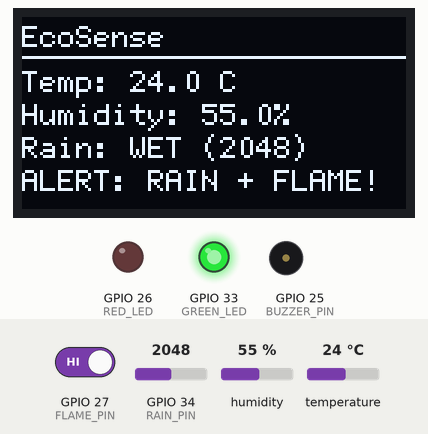
This sketch was run on a simulated ESP32. On the bench: 128×64 one-colour display, output pins drawn as LEDs (lit = HIGH), buzzer (waves = sounding). Inputs (shaded band) come from the test bench; at power-on: GPIO 34 (RAIN_PIN) = 2048, GPIO 27 (FLAME_PIN) HIGH, humidity 55 %, temperature 24 °C. What the sketch prints to the serial monitor is not drawn.

Above: at 3.2 s.
3.3 s: GPIO 34 (RAIN_PIN) set to 2434
At 4.36 s:
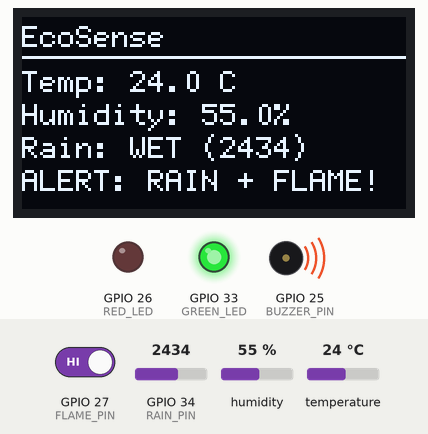
5.4 s: GPIO 34 (RAIN_PIN) set to 2548
At 7.0 s:
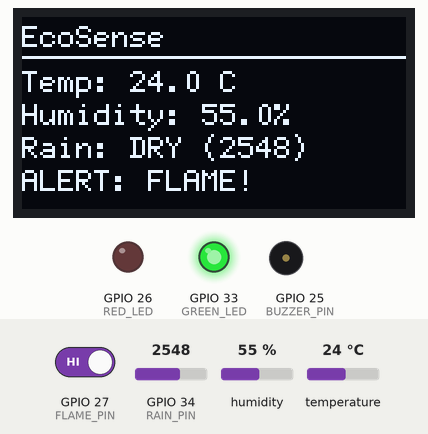
8.7 s: GPIO 27 (FLAME_PIN) driven LOW
At 9.7 s:
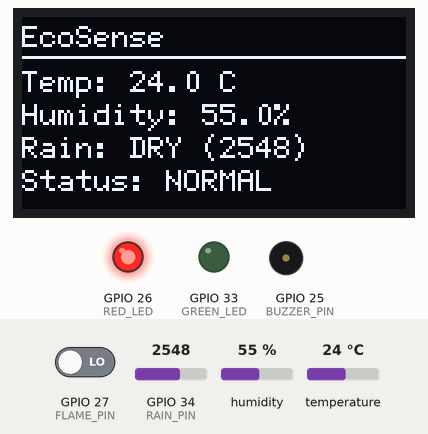
10.9 s: GPIO 34 (RAIN_PIN) set to 2460
At 13.1 s:
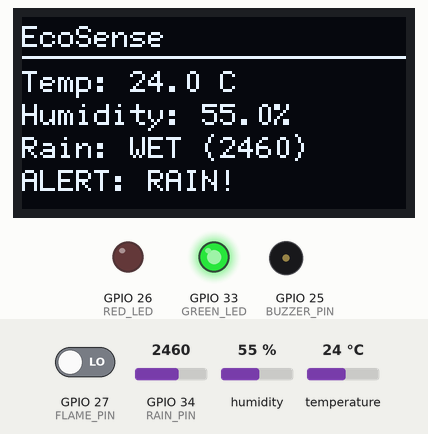
13.3 s: humidity set to 22 %
At 17.04 s:
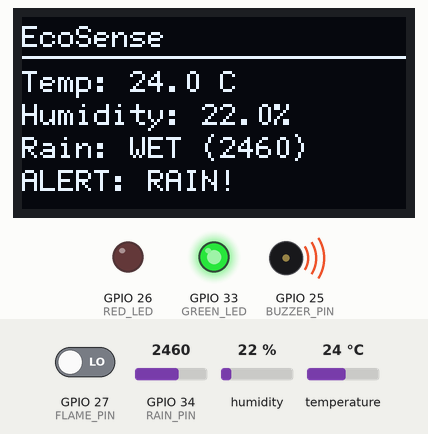
18.1 s: temperature set to 12 °C
At 20.5 s:
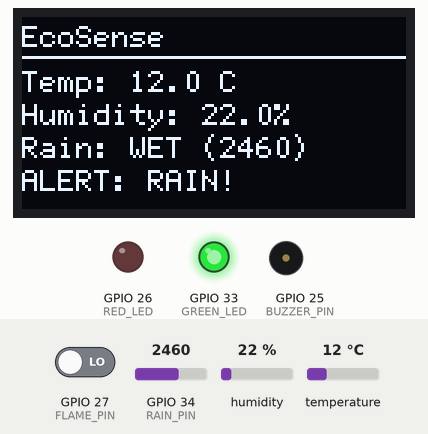
Timing chart, 0 to 22.0 s (numbered marks = the images above; inputs shaded):
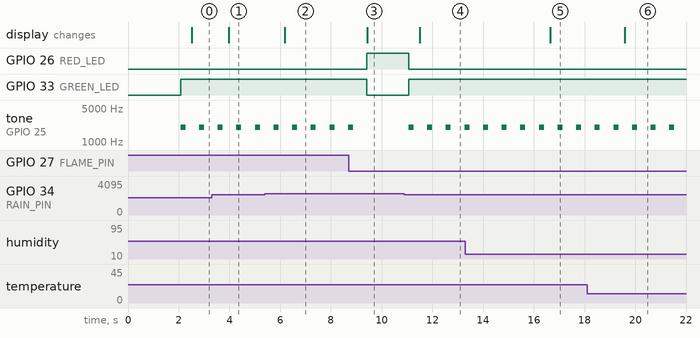

The sketch:

EcoSense_ESP32.ino
```cpp
#include <Wire.h>
#include <U8g2lib.h>
#include <DHT.h>

// ---------------- PIN CONFIGURATION ----------------

#define DHT_PIN       18
#define DHT_TYPE      DHT11

#define RAIN_PIN      34
#define FLAME_PIN     27

#define BUZZER_PIN    25
#define RED_LED       26
#define GREEN_LED     33

// ---------------- SENSOR SETTINGS ----------------

#define RAIN_THRESHOLD 2500

// Flame sensor D0 value that means "flame detected".
// Verify with a real flame: watch "flameRaw" in the Serial Monitor
// with and without a flame, and set this to the value seen WITH a flame.
#define FLAME_ACTIVE HIGH

// ---------------- DASHBOARD OUTPUT ----------------

// How often a JSON line is sent to the EcoSense website.
const unsigned long JSON_INTERVAL = 1000;

// If the DHT11 has not given a valid reading for this long,
// send null instead of an old value.
const unsigned long DHT_STALE_AFTER = 10000;

// Set to true to also print the old human-readable line
// (the website ignores it; handy when debugging in the Serial Monitor).
#define PRINT_TEXT_DIAGNOSTICS false

// ---------------- OBJECTS ----------------

DHT dht(DHT_PIN, DHT_TYPE);

U8G2_SH1106_128X64_NONAME_F_HW_I2C oled(
  U8G2_R0,
  U8X8_PIN_NONE
);

// ---------------- VARIABLES ----------------

float temperature = NAN;
float humidity = NAN;

int rainValue = 0;
int flameValue = HIGH;

bool rainDetected = false;
bool flameDetected = false;

unsigned long lastDHTRead = 0;
unsigned long lastDHTSuccess = 0;
const unsigned long DHT_INTERVAL = 2500;

unsigned long lastJsonSent = 0;

// ---------------- BUZZER ----------------

void buzzerOn() {
  ledcWriteTone(BUZZER_PIN, 2000);
}

void buzzerOff() {
  ledcWriteTone(BUZZER_PIN, 0);
}

// ---------------- OLED DISPLAY ----------------

void showDisplay() {
  oled.clearBuffer();
  oled.setFont(u8g2_font_6x12_tf);

  oled.drawStr(0, 10, "EcoSense");
  oled.drawHLine(0, 13, 128);

  char line[32];

  if (isnan(temperature)) {
    oled.drawStr(0, 25, "Temp: Reading...");
  } else {
    snprintf(line, sizeof(line),
             "Temp: %.1f C", temperature);
    oled.drawStr(0, 25, line);
  }

  if (isnan(humidity)) {
    oled.drawStr(0, 36, "Humidity: --");
  } else {
    snprintf(line, sizeof(line),
             "Humidity: %.1f%%", humidity);
    oled.drawStr(0, 36, line);
  }

  snprintf(line, sizeof(line),
           "Rain: %s (%d)",
           rainDetected ? "WET" : "DRY",
           rainValue);
  oled.drawStr(0, 47, line);

  if (flameDetected && rainDetected) {
    oled.drawStr(0, 58, "ALERT: RAIN + FLAME!");
  } else if (flameDetected) {
    oled.drawStr(0, 58, "ALERT: FLAME!");
  } else if (rainDetected) {
    oled.drawStr(0, 58, "ALERT: RAIN!");
  } else {
    oled.drawStr(0, 58, "Status: NORMAL");
  }

  oled.sendBuffer();
}

// ---------------- DASHBOARD JSON ----------------
// One complete JSON object per line, e.g.
// {"temperature":28.5,"humidity":61.0,"rainRaw":3987,"rainDetected":false,"flameRaw":0,"flameDetected":false,"uptimeMs":51234}
// The whole line is built first and printed with a single println,
// so no other Serial output can end up inside it.

void sendDashboardJson() {
  // Report null if the DHT11 has not produced a valid reading recently.
  bool dhtFresh = lastDHTSuccess != 0 &&
                  (millis() - lastDHTSuccess) <= DHT_STALE_AFTER;

  char t[12];
  char h[12];
  if (!dhtFresh || isnan(temperature)) strcpy(t, "null");
  else snprintf(t, sizeof(t), "%.1f", temperature);
  if (!dhtFresh || isnan(humidity)) strcpy(h, "null");
  else snprintf(h, sizeof(h), "%.1f", humidity);

  char json[220];
  snprintf(json, sizeof(json),
           "{\"temperature\":%s,\"humidity\":%s,"
           "\"rainRaw\":%d,\"rainDetected\":%s,"
           "\"flameRaw\":%d,\"flameDetected\":%s,"
           "\"uptimeMs\":%lu}",
           t, h,
           rainValue, rainDetected ? "true" : "false",
           flameValue, flameDetected ? "true" : "false",
           (unsigned long)millis());

  Serial.println(json);
}

// ---------------- SETUP ----------------

void setup() {
  Serial.begin(115200);

  pinMode(RAIN_PIN, INPUT);
  pinMode(FLAME_PIN, INPUT);

  pinMode(RED_LED, OUTPUT);
  pinMode(GREEN_LED, OUTPUT);

  // ESP32 Arduino core 3.x
  ledcAttach(BUZZER_PIN, 2000, 8);
  buzzerOff();

  Wire.begin(21, 22);
  oled.begin();

  dht.begin();

  oled.clearBuffer();
  oled.setFont(u8g2_font_6x12_tf);
  oled.drawStr(25, 25, "EcoSense");
  oled.drawStr(10, 45, "Starting sensors...");
  oled.sendBuffer();

  delay(2000);

  // Text lines are fine: the website ignores anything that is not JSON.
  Serial.println();
  Serial.println("===== EcoSense Started =====");
  Serial.print("Flame D0 value that means flame: ");
  Serial.println(FLAME_ACTIVE == HIGH ? "1 (HIGH)" : "0 (LOW)");
}

// ---------------- MAIN LOOP ----------------

void loop() {
  // Rain sensor
  rainValue = analogRead(RAIN_PIN);
  rainDetected = (rainValue <= RAIN_THRESHOLD);

  // Flame sensor raw digital reading
  flameValue = digitalRead(FLAME_PIN);
  flameDetected = (flameValue == FLAME_ACTIVE);

  // DHT11 readings
  if (millis() - lastDHTRead >= DHT_INTERVAL ||
      lastDHTRead == 0) {

    float newTemperature = dht.readTemperature();
    float newHumidity = dht.readHumidity();

    if (!isnan(newTemperature) && !isnan(newHumidity)) {
      temperature = newTemperature;
      humidity = newHumidity;
      lastDHTSuccess = millis();
    }

    lastDHTRead = millis();
  }

  // Alert if rain OR flame is detected
  bool alertActive = rainDetected || flameDetected;

  // Green = alert; red = normal
  digitalWrite(GREEN_LED, alertActive ? HIGH : LOW);
  digitalWrite(RED_LED, alertActive ? LOW : HIGH);

  // Repeating beep pattern while alert is active
  if (alertActive) {
    buzzerOn();
    delay(200);

    buzzerOff();
    delay(200);
  } else {
    buzzerOff();
  }

  // OLED
  showDisplay();

  // EcoSense website: one JSON line about once per second
  if (millis() - lastJsonSent >= JSON_INTERVAL || lastJsonSent == 0) {
    sendDashboardJson();
    lastJsonSent = millis();
  }

  // Optional old-style diagnostics (ignored by the website)
  if (PRINT_TEXT_DIAGNOSTICS) {
    Serial.print("Rain ADC: ");
    Serial.print(rainValue);
    Serial.print(" | Flame D0: ");
    Serial.print(flameValue);
    Serial.print(" | Flame detected: ");
    Serial.print(flameDetected ? "YES" : "NO");
    Serial.print(" | Temperature: ");
    Serial.print(temperature);
    Serial.print(" C | Humidity: ");
    Serial.print(humidity);
    Serial.print(" % | Alert: ");
    Serial.println(alertActive ? "YES" : "NO");
  }

  delay(300);
}
```

Measured:
- the behaviour switches between 2500 and 2501 on GPIO 34 (RAIN_PIN) (found by bisection; images 1 and 2)
- after the input at 3.3 s, the display: changes after 0.67 s (image 1)
- after the input at 5.4 s, the display: changes after 0.77 s (image 2)
- after the input at 8.7 s, GPIO 26 (RED_LED): LOW → HIGH after 0.71 s; GPIO 33 (GREEN_LED): HIGH → LOW after 0.71 s; tone on GPIO 25 (BUZZER_PIN): goes on until 8.9 s, then stays silent; the display: changes after 0.74 s (image 3)
- after the input at 10.9 s, GPIO 26 (RED_LED): HIGH → LOW after 0.17 s; GPIO 33 (GREEN_LED): LOW → HIGH after 0.17 s; tone on GPIO 25 (BUZZER_PIN): alternates 2000 Hz for 0.20 s and silent for 0.53 s, starting after 0.17 s; the display: changes after 0.60 s (image 4)
- after the input at 13.3 s, the display: changes after 3.3 s (image 5)
- after the input at 18.1 s, the display: changes after 1.5 s (image 6)
- by itself, tone on GPIO 25 (BUZZER_PIN): alternates 2000 Hz for 0.20 s and silent for 0.53 s
